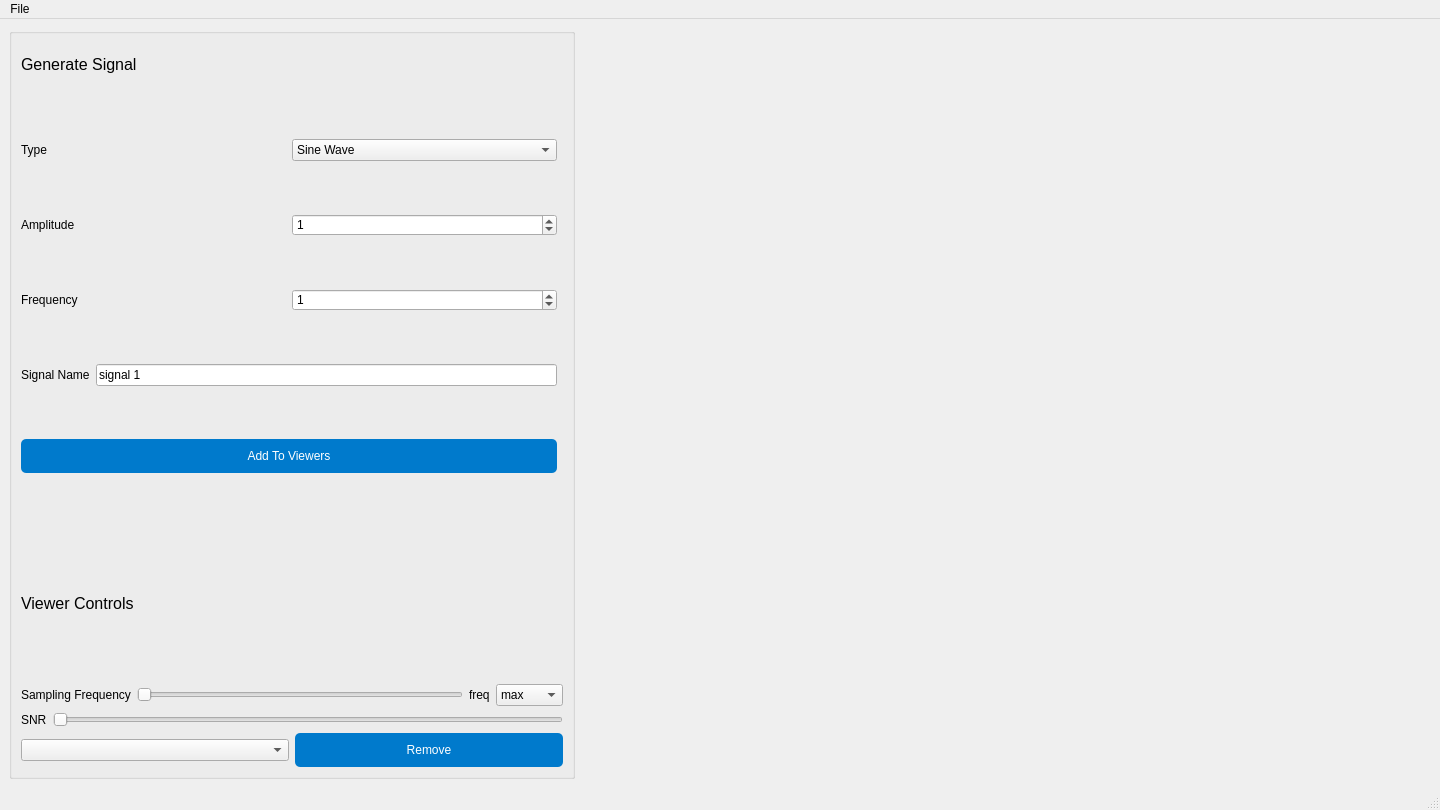
<?xml version="1.0" encoding="UTF-8"?>
<ui version="4.0">
 <class>sampling_studio</class>
 <widget class="QMainWindow" name="sampling_studio">
  <property name="windowModality">
   <enum>Qt::ApplicationModal</enum>
  </property>
  <property name="geometry">
   <rect>
    <x>0</x>
    <y>0</y>
    <width>1440</width>
    <height>810</height>
   </rect>
  </property>
  <property name="minimumSize">
   <size>
    <width>1440</width>
    <height>810</height>
   </size>
  </property>
  <property name="windowTitle">
   <string>Sampling Studio</string>
  </property>
  <property name="styleSheet">
   <string notr="true">QPushButton {
    background-color: #007ACC; /* Button background color */
    color :rgb(255, 255, 255);
    padding: 10px;
	border-radius:5px;

    
}

QPushButton:hover {
    background-color: #005CA3; 
}
QPushButton svg {
    fill: rgb(255, 255, 255);
}
</string>
  </property>
  <widget class="QWidget" name="centralwidget">
   <layout class="QHBoxLayout" name="horizontalLayout" stretch="2,3">
    <item>
     <widget class="QGroupBox" name="generate_control_group_box">
      <property name="font">
       <font>
        <pointsize>10</pointsize>
       </font>
      </property>
      <property name="title">
       <string/>
      </property>
      <layout class="QVBoxLayout" name="verticalLayout_2">
       <item>
        <layout class="QVBoxLayout" name="verticalLayout" stretch="2,1">
         <item>
          <layout class="QVBoxLayout" name="generate_signal_layout" stretch="1,10">
           <item>
            <widget class="QLabel" name="generate_signal_label">
             <property name="font">
              <font>
               <pointsize>12</pointsize>
              </font>
             </property>
             <property name="text">
              <string>Generate Signal</string>
             </property>
            </widget>
           </item>
           <item>
            <layout class="QHBoxLayout" name="generate_signal_buttons_and_viewer_layout">
             <item>
              <layout class="QVBoxLayout" name="generate_signal_buttons_layout">
               <property name="sizeConstraint">
                <enum>QLayout::SetFixedSize</enum>
               </property>
               <item>
                <layout class="QHBoxLayout" name="generated_type_layout" stretch="0,0">
                 <item>
                  <widget class="QLabel" name="generated_type_label">
                   <property name="text">
                    <string>Type</string>
                   </property>
                  </widget>
                 </item>
                 <item>
                  <widget class="QComboBox" name="generated_type_combo_box">
                   <item>
                    <property name="text">
                     <string>Sine Wave</string>
                    </property>
                   </item>
                   <item>
                    <property name="text">
                     <string>Cosine Wave</string>
                    </property>
                   </item>
                  </widget>
                 </item>
                </layout>
               </item>
               <item>
                <layout class="QHBoxLayout" name="generated_amplitude_layout">
                 <item>
                  <widget class="QLabel" name="generated_amplitude_label">
                   <property name="text">
                    <string>Amplitude</string>
                   </property>
                  </widget>
                 </item>
                 <item>
                  <widget class="QSpinBox" name="generated_amplitude_spin_box">
                   <property name="value">
                    <number>1</number>
                   </property>
                  </widget>
                 </item>
                </layout>
               </item>
               <item>
                <layout class="QHBoxLayout" name="generated_amplitude_layout_2">
                 <item>
                  <widget class="QLabel" name="generated_frequency_label">
                   <property name="text">
                    <string>Frequency</string>
                   </property>
                  </widget>
                 </item>
                 <item>
                  <widget class="QSpinBox" name="generated_frequency_spin_box">
                   <property name="value">
                    <number>1</number>
                   </property>
                  </widget>
                 </item>
                </layout>
               </item>
               <item>
                <layout class="QHBoxLayout" name="generated_signal_name_layout">
                 <item>
                  <widget class="QLabel" name="generated_signal_name_label">
                   <property name="text">
                    <string>Signal Name</string>
                   </property>
                  </widget>
                 </item>
                 <item>
                  <widget class="QLineEdit" name="generated_signal_name_line_Edit">
                   <property name="text">
                    <string>signal 1</string>
                   </property>
                  </widget>
                 </item>
                </layout>
               </item>
               <item>
                <layout class="QHBoxLayout" name="horizontalLayout_5">
                 <item>
                  <widget class="QPushButton" name="add_to_viewers_button">
                   <property name="text">
                    <string>Add To Viewers</string>
                   </property>
                  </widget>
                 </item>
                </layout>
               </item>
              </layout>
             </item>
             <item>
              <widget class="QWidget" name="generated_signal_viewer" native="true"/>
             </item>
            </layout>
           </item>
          </layout>
         </item>
         <item>
          <layout class="QVBoxLayout" name="viewer_control_layout" stretch="2,2,2">
           <item>
            <widget class="QLabel" name="viewer_controls_label">
             <property name="font">
              <font>
               <pointsize>12</pointsize>
              </font>
             </property>
             <property name="text">
              <string>Viewer Controls</string>
             </property>
            </widget>
           </item>
           <item>
            <layout class="QVBoxLayout" name="viewer_controls_buttons_layout">
             <property name="sizeConstraint">
              <enum>QLayout::SetFixedSize</enum>
             </property>
             <item>
              <layout class="QHBoxLayout" name="sampling_frequency_layout">
               <item>
                <widget class="QLabel" name="sampling_frequency_label">
                 <property name="text">
                  <string>Sampling Frequency</string>
                 </property>
                </widget>
               </item>
               <item>
                <widget class="QSlider" name="sampling_frequency_slider">
                 <property name="orientation">
                  <enum>Qt::Horizontal</enum>
                 </property>
                </widget>
               </item>
               <item>
                <widget class="QLabel" name="frequency_label">
                 <property name="text">
                  <string>freq</string>
                 </property>
                </widget>
               </item>
               <item>
                <widget class="QComboBox" name="freq_combobox">
                 <item>
                  <property name="text">
                   <string>max</string>
                  </property>
                 </item>
                 <item>
                  <property name="text">
                   <string>normal</string>
                  </property>
                 </item>
                </widget>
               </item>
              </layout>
             </item>
             <item>
              <layout class="QHBoxLayout" name="snr_layout">
               <item>
                <widget class="QLabel" name="snr_label">
                 <property name="text">
                  <string>SNR</string>
                 </property>
                </widget>
               </item>
               <item>
                <widget class="QSlider" name="snr_slider">
                 <property name="orientation">
                  <enum>Qt::Horizontal</enum>
                 </property>
                </widget>
               </item>
              </layout>
             </item>
            </layout>
           </item>
           <item>
            <layout class="QHBoxLayout" name="horizontalLayout_3">
             <item>
              <widget class="QComboBox" name="selected_signal_combo_box"/>
             </item>
             <item>
              <widget class="QPushButton" name="remove_button">
               <property name="text">
                <string>Remove</string>
               </property>
              </widget>
             </item>
            </layout>
           </item>
          </layout>
         </item>
        </layout>
       </item>
      </layout>
     </widget>
    </item>
    <item>
     <widget class="QWidget" name="viewers_widget" native="true"/>
    </item>
   </layout>
  </widget>
  <widget class="QStatusBar" name="statusbar"/>
  <widget class="QMenuBar" name="menubar">
   <property name="geometry">
    <rect>
     <x>0</x>
     <y>0</y>
     <width>1440</width>
     <height>24</height>
    </rect>
   </property>
   <widget class="QMenu" name="menufile">
    <property name="title">
     <string>File</string>
    </property>
    <addaction name="actionexit"/>
    <addaction name="upload_signal_button_2"/>
   </widget>
   <addaction name="menufile"/>
  </widget>
  <action name="actionexit">
   <property name="text">
    <string>Exit</string>
   </property>
  </action>
  <action name="upload_signal_buttokaka">
   <property name="text">
    <string>Upload Signal</string>
   </property>
   <property name="shortcut">
    <string>Ctrl+1</string>
   </property>
  </action>
  <action name="add_signal_channel2_button">
   <property name="text">
    <string>Channel 2</string>
   </property>
   <property name="shortcut">
    <string>Ctrl+2</string>
   </property>
  </action>
  <action name="export_channel1_btn">
   <property name="text">
    <string>Channel 1</string>
   </property>
   <property name="shortcut">
    <string>Ctrl+E, Ctrl+1</string>
   </property>
  </action>
  <action name="export_channel2_btn">
   <property name="text">
    <string>Channel 2</string>
   </property>
   <property name="shortcut">
    <string>Ctrl+E, Ctrl+2</string>
   </property>
  </action>
  <action name="export_channel12_btn">
   <property name="text">
    <string>Both Channels</string>
   </property>
   <property name="shortcut">
    <string>Ctrl+E, Ctrl+3</string>
   </property>
  </action>
  <action name="upload_signal_button_2">
   <property name="text">
    <string>Add Signal</string>
   </property>
  </action>
 </widget>
 <resources/>
 <connections/>
</ui>
